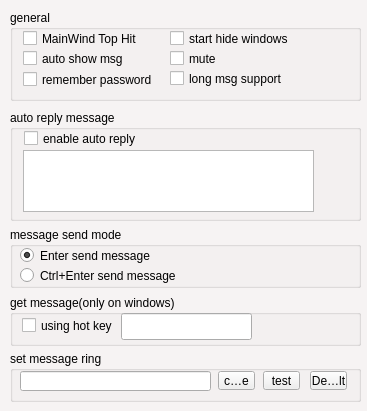
<ui version="4.0" >
 <class>ConfigApp</class>
 <widget class="QDialog" name="ConfigApp" >
  <property name="geometry" >
   <rect>
    <x>0</x>
    <y>0</y>
    <width>367</width>
    <height>411</height>
   </rect>
  </property>
  <property name="windowTitle" >
   <string>ConfigApp</string>
  </property>
  <property name="styleSheet" >
   <string>QDialog {
 
background-color:rgb(246,243,243);

}
</string>
  </property>
  <widget class="QGroupBox" name="groupBox" >
   <property name="geometry" >
    <rect>
     <x>10</x>
     <y>351</y>
     <width>351</width>
     <height>51</height>
    </rect>
   </property>
   <property name="title" >
    <string>set message ring</string>
   </property>
   <widget class="QLineEdit" name="RingFile" >
    <property name="geometry" >
     <rect>
      <x>10</x>
      <y>20</y>
      <width>191</width>
      <height>20</height>
     </rect>
    </property>
    <property name="readOnly" >
     <bool>true</bool>
    </property>
   </widget>
   <widget class="QToolButton" name="BT_ChangeRing" >
    <property name="geometry" >
     <rect>
      <x>208</x>
      <y>20</y>
      <width>37</width>
      <height>19</height>
     </rect>
    </property>
    <property name="text" >
     <string>change</string>
    </property>
   </widget>
   <widget class="QToolButton" name="BT_TestRing" >
    <property name="geometry" >
     <rect>
      <x>253</x>
      <y>20</y>
      <width>37</width>
      <height>19</height>
     </rect>
    </property>
    <property name="text" >
     <string>test</string>
    </property>
   </widget>
   <widget class="QToolButton" name="BT_RingDefault" >
    <property name="geometry" >
     <rect>
      <x>300</x>
      <y>20</y>
      <width>37</width>
      <height>19</height>
     </rect>
    </property>
    <property name="text" >
     <string>Default</string>
    </property>
   </widget>
  </widget>
  <widget class="QGroupBox" name="groupBox_2" >
   <property name="geometry" >
    <rect>
     <x>10</x>
     <y>110</y>
     <width>351</width>
     <height>111</height>
    </rect>
   </property>
   <property name="title" >
    <string>auto reply message</string>
   </property>
   <widget class="QTextEdit" name="MsgAutoRelpy" >
    <property name="geometry" >
     <rect>
      <x>13</x>
      <y>40</y>
      <width>291</width>
      <height>62</height>
     </rect>
    </property>
   </widget>
   <widget class="QCheckBox" name="CB_AutoReply" >
    <property name="geometry" >
     <rect>
      <x>14</x>
      <y>20</y>
      <width>151</width>
      <height>17</height>
     </rect>
    </property>
    <property name="text" >
     <string>enable auto reply</string>
    </property>
   </widget>
  </widget>
  <widget class="QGroupBox" name="groupBox_3" >
   <property name="geometry" >
    <rect>
     <x>10</x>
     <y>227</y>
     <width>351</width>
     <height>61</height>
    </rect>
   </property>
   <property name="title" >
    <string>message send mode</string>
   </property>
   <widget class="QRadioButton" name="RB_EnterSend" >
    <property name="geometry" >
     <rect>
      <x>10</x>
      <y>20</y>
      <width>281</width>
      <height>17</height>
     </rect>
    </property>
    <property name="text" >
     <string>Enter send message</string>
    </property>
    <property name="checked" >
     <bool>true</bool>
    </property>
   </widget>
   <widget class="QRadioButton" name="RB_CtrlEnterSend" >
    <property name="geometry" >
     <rect>
      <x>10</x>
      <y>40</y>
      <width>281</width>
      <height>17</height>
     </rect>
    </property>
    <property name="text" >
     <string>Ctrl+Enter send message</string>
    </property>
    <property name="checked" >
     <bool>false</bool>
    </property>
   </widget>
  </widget>
  <widget class="QGroupBox" name="groupBox_4" >
   <property name="geometry" >
    <rect>
     <x>10</x>
     <y>10</y>
     <width>351</width>
     <height>91</height>
    </rect>
   </property>
   <property name="title" >
    <string>general</string>
   </property>
   <widget class="QCheckBox" name="CB_MainTopHit" >
    <property name="geometry" >
     <rect>
      <x>13</x>
      <y>20</y>
      <width>121</width>
      <height>17</height>
     </rect>
    </property>
    <property name="text" >
     <string>MainWind Top Hit</string>
    </property>
   </widget>
   <widget class="QCheckBox" name="CB_AutoShowMsg" >
    <property name="geometry" >
     <rect>
      <x>13</x>
      <y>40</y>
      <width>131</width>
      <height>17</height>
     </rect>
    </property>
    <property name="text" >
     <string>auto show msg</string>
    </property>
   </widget>
   <widget class="QCheckBox" name="CB_RemberPwd" >
    <property name="geometry" >
     <rect>
      <x>13</x>
      <y>61</y>
      <width>131</width>
      <height>17</height>
     </rect>
    </property>
    <property name="text" >
     <string>remember password</string>
    </property>
   </widget>
   <widget class="QCheckBox" name="CB_MainStartHide" >
    <property name="geometry" >
     <rect>
      <x>160</x>
      <y>20</y>
      <width>131</width>
      <height>17</height>
     </rect>
    </property>
    <property name="text" >
     <string>start hide windows</string>
    </property>
    <property name="checked" >
     <bool>false</bool>
    </property>
   </widget>
   <widget class="QCheckBox" name="CB_Mute" >
    <property name="geometry" >
     <rect>
      <x>160</x>
      <y>40</y>
      <width>72</width>
      <height>17</height>
     </rect>
    </property>
    <property name="text" >
     <string>mute</string>
    </property>
   </widget>
   <widget class="QCheckBox" name="CB_LongMsg" >
    <property name="geometry" >
     <rect>
      <x>160</x>
      <y>60</y>
      <width>131</width>
      <height>17</height>
     </rect>
    </property>
    <property name="text" >
     <string>long msg support</string>
    </property>
   </widget>
  </widget>
  <widget class="QGroupBox" name="groupBox_5" >
   <property name="geometry" >
    <rect>
     <x>10</x>
     <y>295</y>
     <width>351</width>
     <height>51</height>
    </rect>
   </property>
   <property name="title" >
    <string>get message(only on windows)</string>
   </property>
   <widget class="QLineEdit" name="hotKey" >
    <property name="geometry" >
     <rect>
      <x>111</x>
      <y>18</y>
      <width>131</width>
      <height>27</height>
     </rect>
    </property>
   </widget>
   <widget class="QCheckBox" name="CB_EnableHotKey" >
    <property name="geometry" >
     <rect>
      <x>12</x>
      <y>19</y>
      <width>91</width>
      <height>23</height>
     </rect>
    </property>
    <property name="text" >
     <string>using hot key</string>
    </property>
   </widget>
   <widget class="QLabel" name="registedHotKeyState" >
    <property name="geometry" >
     <rect>
      <x>251</x>
      <y>20</y>
      <width>92</width>
      <height>20</height>
     </rect>
    </property>
    <property name="text" >
     <string/>
    </property>
   </widget>
  </widget>
 </widget>
 <resources/>
 <connections/>
</ui>
